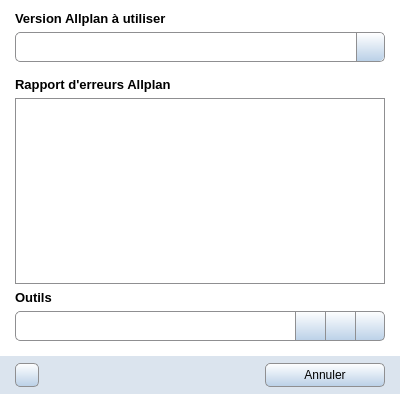
<?xml version="1.0" encoding="UTF-8"?>
<ui version="4.0">
 <class>ErrorReport</class>
 <widget class="QWidget" name="ErrorReport">
  <property name="windowModality">
   <enum>Qt::ApplicationModal</enum>
  </property>
  <property name="geometry">
   <rect>
    <x>0</x>
    <y>0</y>
    <width>400</width>
    <height>394</height>
   </rect>
  </property>
  <property name="windowIcon">
   <iconset resource="../icones/icons.qrc">
    <normaloff>:/Images/asc.svg</normaloff>:/Images/asc.svg</iconset>
  </property>
  <property name="styleSheet">
   <string notr="true">QWidget#ErrorReport {background:#FFFFFF}</string>
  </property>
  <layout class="QGridLayout" name="gridLayout">
   <property name="leftMargin">
    <number>0</number>
   </property>
   <property name="rightMargin">
    <number>0</number>
   </property>
   <property name="bottomMargin">
    <number>0</number>
   </property>
   <property name="verticalSpacing">
    <number>15</number>
   </property>
   <item row="0" column="1">
    <widget class="QWidget" name="version_widget" native="true">
     <layout class="QVBoxLayout" name="version_layer">
      <property name="leftMargin">
       <number>0</number>
      </property>
      <property name="topMargin">
       <number>0</number>
      </property>
      <property name="rightMargin">
       <number>0</number>
      </property>
      <property name="bottomMargin">
       <number>0</number>
      </property>
      <item>
       <widget class="QLabel" name="version_title">
        <property name="font">
         <font>
          <family>Segoe UI</family>
          <pointsize>10</pointsize>
          <weight>75</weight>
          <bold>true</bold>
         </font>
        </property>
        <property name="text">
         <string>Version Allplan à utiliser</string>
        </property>
       </widget>
      </item>
      <item>
       <widget class="QComboBox" name="version_list">
        <property name="minimumSize">
         <size>
          <width>0</width>
          <height>30</height>
         </size>
        </property>
        <property name="maximumSize">
         <size>
          <width>16777215</width>
          <height>30</height>
         </size>
        </property>
        <property name="font">
         <font>
          <family>Segoe UI</family>
          <pointsize>10</pointsize>
         </font>
        </property>
        <property name="focusPolicy">
         <enum>Qt::StrongFocus</enum>
        </property>
        <property name="styleSheet">
         <string notr="true">QComboBox { border: 1px solid #8f8f91; border-radius:5px; padding-left: 5px}
QComboBox::drop-down{width: 27px; border-left: 1px solid #8f8f91; border-top-right-radius:5px ; border-bottom-right-radius:5px; background-color: qlineargradient(spread:pad, x1:0, y1:0, x2:0, y2:1, stop:0 #FFFFFF, stop:1 #BAD0E7)}
QComboBox::drop-down{background-color: qlineargradient(spread:pad, x1:0, y1:0, x2:0, y2:1, stop:0 #FFFFFF, stop:1 #BAD0E7)}
QComboBox::drop-down:hover{background-color: qlineargradient(spread:pad, x1:0, y1:0, x2:0, y2:1, stop:0 #F8F8F8, stop:1 #8FADCC)}
QComboBox::drop-down:pressed{background-color: qlineargradient(spread:pad, x1:0, y1:0, x2:0, y2:1, stop:0 #8FADCC, stop:1 #F8F8F8)}
QComboBox::down-arrow {image: url(:/Images/spin_down.svg); width: 12px; height: 12px;}
QComboBox QAbstractItemView{background-color:#FFFFFF;}</string>
        </property>
       </widget>
      </item>
     </layout>
    </widget>
   </item>
   <item row="0" column="0">
    <spacer name="spacer_left">
     <property name="orientation">
      <enum>Qt::Horizontal</enum>
     </property>
     <property name="sizeType">
      <enum>QSizePolicy::Fixed</enum>
     </property>
     <property name="sizeHint" stdset="0">
      <size>
       <width>9</width>
       <height>20</height>
      </size>
     </property>
    </spacer>
   </item>
   <item row="1" column="1">
    <widget class="QWidget" name="error_widget" native="true">
     <layout class="QVBoxLayout" name="title_layer">
      <property name="leftMargin">
       <number>0</number>
      </property>
      <property name="topMargin">
       <number>0</number>
      </property>
      <property name="rightMargin">
       <number>0</number>
      </property>
      <property name="bottomMargin">
       <number>0</number>
      </property>
      <item>
       <widget class="QLabel" name="error_title">
        <property name="font">
         <font>
          <family>Segoe UI</family>
          <pointsize>10</pointsize>
          <weight>75</weight>
          <bold>true</bold>
         </font>
        </property>
        <property name="text">
         <string>Rapport d'erreurs Allplan</string>
        </property>
       </widget>
      </item>
      <item>
       <widget class="QPlainTextEdit" name="report">
        <property name="styleSheet">
         <string notr="true">border: 1px solid #8f8f91</string>
        </property>
       </widget>
      </item>
      <item>
       <widget class="QWidget" name="version_widget_2" native="true">
        <layout class="QVBoxLayout" name="version_layer_2">
         <property name="leftMargin">
          <number>0</number>
         </property>
         <property name="topMargin">
          <number>0</number>
         </property>
         <property name="rightMargin">
          <number>0</number>
         </property>
         <property name="bottomMargin">
          <number>0</number>
         </property>
         <item>
          <widget class="QLabel" name="version_title_2">
           <property name="font">
            <font>
             <family>Segoe UI</family>
             <pointsize>10</pointsize>
             <weight>75</weight>
             <bold>true</bold>
            </font>
           </property>
           <property name="text">
            <string>Outils</string>
           </property>
          </widget>
         </item>
         <item>
          <layout class="QHBoxLayout" name="horizontalLayout">
           <property name="spacing">
            <number>0</number>
           </property>
           <item>
            <widget class="QLabel" name="error_date">
             <property name="minimumSize">
              <size>
               <width>0</width>
               <height>24</height>
              </size>
             </property>
             <property name="font">
              <font>
               <family>Segoe UI</family>
               <pointsize>10</pointsize>
              </font>
             </property>
             <property name="styleSheet">
              <string notr="true">border: 1px solid #8f8f91; border-right-width: 0px; border-top-left-radius: 5px; border-bottom-left-radius: 5px ;</string>
             </property>
             <property name="text">
              <string/>
             </property>
            </widget>
           </item>
           <item>
            <widget class="QPushButton" name="error_edit">
             <property name="minimumSize">
              <size>
               <width>30</width>
               <height>30</height>
              </size>
             </property>
             <property name="maximumSize">
              <size>
               <width>30</width>
               <height>30</height>
              </size>
             </property>
             <property name="font">
              <font>
               <family>Segoe UI</family>
               <pointsize>9</pointsize>
              </font>
             </property>
             <property name="toolTip">
              <string>Ouvrir le fichier</string>
             </property>
             <property name="styleSheet">
              <string notr="true">QPushButton{border: 1px solid #8f8f91; border-right-width: 0px; background-color: qlineargradient(spread:pad, x1:0, y1:0, x2:0, y2:1, stop:0 #FFFFFF, stop:1 #BAD0E7); }
QPushButton:hover{background-color: qlineargradient(spread:pad, x1:0, y1:0, x2:0, y2:1, stop:0 #F8F8F8, stop:1 #8FADCC); }
QPushButton:pressed{background-color: qlineargradient(spread:pad, x1:0, y1:0, x2:0, y2:1, stop:0 #8FADCC, stop:1 #F8F8F8); }</string>
             </property>
             <property name="icon">
              <iconset resource="../icones/icons.qrc">
               <normaloff>:/Images/open_text_editor.svg</normaloff>:/Images/open_text_editor.svg</iconset>
             </property>
             <property name="iconSize">
              <size>
               <width>20</width>
               <height>20</height>
              </size>
             </property>
            </widget>
           </item>
           <item>
            <widget class="QPushButton" name="error_open">
             <property name="minimumSize">
              <size>
               <width>30</width>
               <height>30</height>
              </size>
             </property>
             <property name="maximumSize">
              <size>
               <width>30</width>
               <height>30</height>
              </size>
             </property>
             <property name="font">
              <font>
               <family>Segoe UI</family>
               <pointsize>9</pointsize>
              </font>
             </property>
             <property name="toolTip">
              <string>Ouvrir le dossier</string>
             </property>
             <property name="styleSheet">
              <string notr="true">QPushButton{border: 1px solid #8f8f91; border-right-width: 0px; background-color: qlineargradient(spread:pad, x1:0, y1:0, x2:0, y2:1, stop:0 #FFFFFF, stop:1 #BAD0E7); }
QPushButton:hover{background-color: qlineargradient(spread:pad, x1:0, y1:0, x2:0, y2:1, stop:0 #F8F8F8, stop:1 #8FADCC); }
QPushButton:pressed{background-color: qlineargradient(spread:pad, x1:0, y1:0, x2:0, y2:1, stop:0 #8FADCC, stop:1 #F8F8F8); }</string>
             </property>
             <property name="icon">
              <iconset resource="../icones/icons.qrc">
               <normaloff>:/Images/folder.png</normaloff>:/Images/folder.png</iconset>
             </property>
             <property name="iconSize">
              <size>
               <width>20</width>
               <height>20</height>
              </size>
             </property>
            </widget>
           </item>
           <item>
            <widget class="QPushButton" name="error_delete">
             <property name="minimumSize">
              <size>
               <width>30</width>
               <height>30</height>
              </size>
             </property>
             <property name="maximumSize">
              <size>
               <width>30</width>
               <height>30</height>
              </size>
             </property>
             <property name="font">
              <font>
               <family>Segoe UI</family>
               <pointsize>9</pointsize>
              </font>
             </property>
             <property name="toolTip">
              <string>Supprimer le fichier</string>
             </property>
             <property name="styleSheet">
              <string notr="true">QPushButton{border: 1px solid #8f8f91; border-top-right-radius: 5px; border-bottom-right-radius: 5px; background-color: qlineargradient(spread:pad, x1:0, y1:0, x2:0, y2:1, stop:0 #FFFFFF, stop:1 #BAD0E7); }
QPushButton:hover{background-color: qlineargradient(spread:pad, x1:0, y1:0, x2:0, y2:1, stop:0 #F8F8F8, stop:1 #8FADCC); }
QPushButton:pressed{background-color: qlineargradient(spread:pad, x1:0, y1:0, x2:0, y2:1, stop:0 #8FADCC, stop:1 #F8F8F8); }</string>
             </property>
             <property name="icon">
              <iconset resource="../icones/icons.qrc">
               <normaloff>:/Images/delete.svg</normaloff>:/Images/delete.svg</iconset>
             </property>
             <property name="iconSize">
              <size>
               <width>20</width>
               <height>20</height>
              </size>
             </property>
            </widget>
           </item>
          </layout>
         </item>
        </layout>
       </widget>
      </item>
     </layout>
    </widget>
   </item>
   <item row="0" column="2">
    <spacer name="spacer_right">
     <property name="orientation">
      <enum>Qt::Horizontal</enum>
     </property>
     <property name="sizeType">
      <enum>QSizePolicy::Fixed</enum>
     </property>
     <property name="sizeHint" stdset="0">
      <size>
       <width>9</width>
       <height>20</height>
      </size>
     </property>
    </spacer>
   </item>
   <item row="2" column="0" colspan="3">
    <widget class="QWidget" name="fond" native="true">
     <property name="minimumSize">
      <size>
       <width>0</width>
       <height>38</height>
      </size>
     </property>
     <property name="maximumSize">
      <size>
       <width>16777215</width>
       <height>38</height>
      </size>
     </property>
     <property name="styleSheet">
      <string notr="true">QWidget#fond{background: #DBE4EE}</string>
     </property>
     <layout class="QHBoxLayout" name="horizontalLayout_3">
      <property name="leftMargin">
       <number>0</number>
      </property>
      <property name="topMargin">
       <number>0</number>
      </property>
      <property name="rightMargin">
       <number>0</number>
      </property>
      <property name="bottomMargin">
       <number>0</number>
      </property>
      <item>
       <spacer name="spacer_left_2">
        <property name="orientation">
         <enum>Qt::Horizontal</enum>
        </property>
        <property name="sizeType">
         <enum>QSizePolicy::Fixed</enum>
        </property>
        <property name="sizeHint" stdset="0">
         <size>
          <width>15</width>
          <height>20</height>
         </size>
        </property>
       </spacer>
      </item>
      <item>
       <widget class="QPushButton" name="error_refresh">
        <property name="minimumSize">
         <size>
          <width>24</width>
          <height>24</height>
         </size>
        </property>
        <property name="maximumSize">
         <size>
          <width>24</width>
          <height>24</height>
         </size>
        </property>
        <property name="toolTip">
         <string>Rafraichir</string>
        </property>
        <property name="styleSheet">
         <string notr="true">QPushButton{border: 1px solid #8f8f91; border-radius: 5px ; background-color: qlineargradient(spread:pad, x1:0, y1:0, x2:0, y2:1, stop:0 #FFFFFF, stop:1 #BAD0E7); }
QPushButton:hover{background-color: qlineargradient(spread:pad, x1:0, y1:0, x2:0, y2:1, stop:0 #F8F8F8, stop:1 #8FADCC); }
QPushButton:pressed{background-color: qlineargradient(spread:pad, x1:0, y1:0, x2:0, y2:1, stop:0 #8FADCC, stop:1 #F8F8F8); }</string>
        </property>
        <property name="icon">
         <iconset resource="../icones/icons.qrc">
          <normaloff>:/Images/reset.svg</normaloff>:/Images/reset.svg</iconset>
        </property>
        <property name="iconSize">
         <size>
          <width>20</width>
          <height>20</height>
         </size>
        </property>
        <property name="shortcut">
         <string notr="true">F5</string>
        </property>
       </widget>
      </item>
      <item>
       <spacer name="spacer_fond_1">
        <property name="orientation">
         <enum>Qt::Horizontal</enum>
        </property>
        <property name="sizeHint" stdset="0">
         <size>
          <width>40</width>
          <height>20</height>
         </size>
        </property>
       </spacer>
      </item>
      <item>
       <widget class="QPushButton" name="quit">
        <property name="minimumSize">
         <size>
          <width>120</width>
          <height>24</height>
         </size>
        </property>
        <property name="maximumSize">
         <size>
          <width>16777215</width>
          <height>24</height>
         </size>
        </property>
        <property name="font">
         <font>
          <family>Segoe UI</family>
          <pointsize>9</pointsize>
         </font>
        </property>
        <property name="styleSheet">
         <string notr="true">QPushButton{border: 1px solid #8f8f91; border-radius: 5px ; padding-right: 10px; padding-left: 10px; background-color: qlineargradient(spread:pad, x1:0, y1:0, x2:0, y2:1, stop:0 #FFFFFF, stop:1 #BAD0E7); }
QPushButton:hover{background-color: qlineargradient(spread:pad, x1:0, y1:0, x2:0, y2:1, stop:0 #F8F8F8, stop:1 #8FADCC); }
QPushButton:pressed{background-color: qlineargradient(spread:pad, x1:0, y1:0, x2:0, y2:1, stop:0 #8FADCC, stop:1 #F8F8F8); }</string>
        </property>
        <property name="text">
         <string>Annuler</string>
        </property>
        <property name="shortcut">
         <string notr="true">Esc</string>
        </property>
       </widget>
      </item>
      <item>
       <spacer name="spacer_fond_2">
        <property name="orientation">
         <enum>Qt::Horizontal</enum>
        </property>
        <property name="sizeType">
         <enum>QSizePolicy::Fixed</enum>
        </property>
        <property name="sizeHint" stdset="0">
         <size>
          <width>15</width>
          <height>20</height>
         </size>
        </property>
       </spacer>
      </item>
     </layout>
    </widget>
   </item>
  </layout>
 </widget>
 <tabstops>
  <tabstop>version_list</tabstop>
  <tabstop>report</tabstop>
  <tabstop>error_edit</tabstop>
  <tabstop>error_open</tabstop>
  <tabstop>error_delete</tabstop>
  <tabstop>error_refresh</tabstop>
  <tabstop>quit</tabstop>
 </tabstops>
 <resources>
  <include location="../icones/icons.qrc"/>
 </resources>
 <connections/>
</ui>
